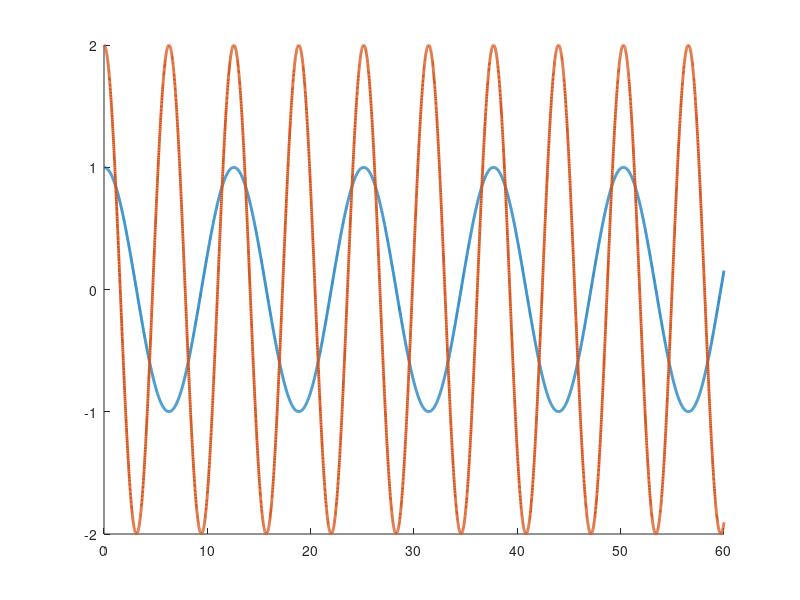

Recreate this plot in MATLAB. (Note: this script raises an error after producing the figure.)
function Rise
hold on

%Set up dynamics for sim
p1       = 3.473;
p2       = 0.196;
p3       = 0.242;
f1       = 5.3;
f2       = 1.1;

theta    = [p1;p2;p3;f1;f2];

% Stacked parameter vector

% Simulation final time
tf   = 60;

% Initial condition vector (X0 must be same size and "form" as X and XDot below)
% (i.e., in this sim, X0 = [e1_0;e2_0;r_0;thetahat_0])

% define e2_0
e2_0     = [3;2];

X0   = [4;10;e2_0;3;2;1;1;1;1;1];



% define uf initial value
uf   = [2;2];

% define ydf initial value
Ydf =  [1;1;1;1;1;1;1;1;1;1];

% define the intergration part in RISE 
Rise_intergrate_1 = [0;0];
Rise_intergrate_2 = [0;0];

X0   = [X0;uf;Ydf;Rise_intergrate_1;Rise_intergrate_2];



% Options for integration function
opts = odeset('RelTol',exp(-3),'AbsTol',exp(-3));

% Integrate (you can send the paramters theta to the dynamics as seen below)
[t,STATES] = ode45(@(t,X) composite_rise1(t,X,theta),[0 tf],X0,opts);

% Set up desired trajectory data for plots (enter desired trajectory for your simulation)
qd = [cos(0.5*t) 2*cos(t)]';

% Parse integrated states (STATES is the same "form" as X0)
% (i.e., in this sim, STATES = [e r thetahat] over all time);
e1  = STATES(:,1:2)';
e2  = STATES(:,3:4)';
r  = STATES(:,5:6)';
thetaHat = STATES(:,7:11)';
Rise_intergrate_1  = STATES(:,24:25)';


% Compute x from e and xd for plotting purposes
q  = -e1 + qd;


% Plot the actual vs desired trajectories
figure(1)
plot(t,qd,'-','LineWidth',2)
hold on
ax = gca;
ax.ColorOrderIndex = 1;
plot(t,q,':','LineWidth',2)
hold off

figure(2)
hold on
plot(t,e1,'-','LineWidth',2)


figure(3)
plot(t,repmat(theta,1,length(t)),':','LineWidth',2)
hold on
ax = gca;
ax.ColorOrderIndex = 1;
plot(t,thetaHat,'-','LineWidth',2)
hold off

index = 0;
global tau;
tau = [];
for i = t'
    index = index+1;
    qd       = [cos(0.5*i);2*cos(i)];
    qdDot    = [-0.5*sin(0.5*i); -2*sin(i)];
    qdDotDot = [-0.25*cos(0.5*i); -2*cos(i)];  
    cd2       = cos(qd(2));
    sd2       = sin(qd(2));
    yd11      = qdDotDot(1); 
    yd12      = qdDotDot(2); 
    yd13      = 2*cd2*qdDotDot(1)+cd2*qdDotDot(2)-sd2*qdDot(2)*qdDot(1)-sd2*(qdDot(1)+qdDot(2))*qdDot(2); %Enter the expression
    yd14      = qdDot(1); 
    yd15      = 0; 
    yd21      = 0; 
    yd22      = qdDotDot(1)+qdDotDot(2); 
    yd23      = cd2*qdDotDot(1)+sd2*qdDot(1)*qdDot(1); 
    yd24      = 0; 
    yd25      = qdDot(2); 
    Yd       = [yd11 yd12 yd13 yd14 yd15;yd21 yd22 yd23 yd24 yd25];
    K        = 5;
    u        = Yd*thetaHat(:,index) + (K+1)*e2(:,index) - (K+1)*e2_0 + Rise_intergrate_1(:,index);
    tau = horzcat(tau,u);
end

tausize = size(tau)
length_ = 1:tausize(2);
figure(4)
plot(length_,tau,'-','LineWidth',2)


figure(5)
plot(t,thetaHat-repmat(theta,1,length(t)),'-','LineWidth',2)



function [XDot] = composite_rise1(t,X,theta)

% Parse parameter vector
p1 = theta(1);
p2 = theta(2);
p3 = theta(3);
f1 = theta(4);
f2 = theta(5);

e2_0     = [3;2];

% Select gains for controller
K        = 15; 
K2       = 25;
a1       = 1; 
a2       = 3;
Beta     = 1;  
gamma = [10 0 0 0 0; ...
    0 1 0 0 0; ...
    0 0 1 0 0; ...
    0 0 0 10 0; ...
    0 0 0 0 1];   


% Desired trajectory and needed derivatives
qd       = [cos(0.5*t);2*cos(t)];
qdDot    = [-0.5*sin(0.5*t); -2*sin(t)];   %Enter the expression
qdDotDot = [-0.25*cos(0.5*t); -2*cos(t)];  %Enter the expression 
qdDotDotDot = [0.125*sin(0.5*t); 2*sin(t)];


% Parse current states (X is the same size and "form" as X0)
% (i.e., in this sim, X = [e;r;thetahat])
e1       = [X(1);X(2)];
e2       = [X(3);X(4)];
r        = [X(5);X(6)];
thetaHat = [X(7);X(8);X(9);X(10);X(11)];
uf       = [X(12);X(13)];
Ydf      = [X(14),X(15),X(16),X(17),X(18);X(19),X(20),X(21),X(22),X(23)];
Rise_intergrate_1 = [X(24);X(25)];
Rise_intergrate_2 = [X(26);X(27)];


% Compute current x and xDot for convenience
q        = -e1 + qd;
qDot     = -e2 + a1*e1 + qdDot;

% Compute cos(x2) and sin(x2) for convenience
c2       = cos(q(2));
s2       = sin(q(2));

% Compute current matrices for the dynamics 
% with interuption interruption Taud
M        = [p1 + 2*p3*c2 p2 + p3*c2;p2 + p3*c2 p2];
Vm       = [-p3*s2*qDot(2) -p3*s2*(qDot(1) + qDot(2));p3*s2*qDot(1) 0];
fd       = [f1 0;0 f2];

Taud     = [0.5*cos(0.5*t); sin(t)];

% Compute current regression matrix
cd2       = cos(qd(2));
sd2       = sin(qd(2));

yd11      = qdDotDot(1);
yd12      = qdDotDot(2); 
yd13      = 2*cd2*qdDotDot(1)+cd2*qdDotDot(2)-sd2*qdDot(2)*qdDot(1)-sd2*(qdDot(1)+qdDot(2))*qdDot(2); %Enter the expression
yd14      = qdDot(1); 
yd15      = 0; 
yd21      = 0; 
yd22      = qdDotDot(1)+qdDotDot(2);
yd23      = cd2*qdDotDot(1)+sd2*qdDot(1)*qdDot(1); 
yd24      = 0; 
yd25      = qdDot(2); 
Yd       = [yd11 yd12 yd13 yd14 yd15;yd21 yd22 yd23 yd24 yd25];

% Compute differential of regression matrix
ydDot11      = qdDotDotDot(1); 
ydDot12      = qdDotDotDot(2); 
ydDot13      = -2*sd2*qdDot(2)*qdDotDot(1)+2*cd2*qdDotDotDot(1) ...
    -sd2*qdDot(2)*qdDotDot(2) + cd2*qdDotDotDot(2) ...
    -cd2*qdDot(2)*qdDot(2)*qdDot(1) ...
    -sd2*qdDotDot(2)*qdDot(1)-sd2*qdDot(2)*qdDotDot(1) ...
    -cd2*qdDot(2)*(qdDot(1)+qdDot(2))*qdDot(2) ...
    -sd2*(qdDotDot(1)+qdDotDot(2))*qdDot(2) ...
    -sd2*(qdDot(1)+qdDot(2))*qdDotDot(2);
ydDot14      = qdDotDot(1);
ydDot15      = 0; 
ydDot21      = 0; 
ydDot22      = qdDotDotDot(1)+qdDotDotDot(2); 
ydDot23      = -sd2*qdDot(2)*qdDotDot(1) ...
    + cd2*qdDotDotDot(1) ...
    + cd2*qdDot(2)*qdDot(1)*qdDot(1) ...
    + 2*sd2*qdDotDot(1)*qdDot(1);
ydDot24      = 0; 
ydDot25      = qdDotDot(2); 
YdDot       = [ydDot11 ydDot12 ydDot13 ydDot14 ydDot15;ydDot21 ydDot22 ydDot23 ydDot24 ydDot25];


% Design RISE term
Rise_intergrate_1_Dot = (K+1)*a2*e2 + Beta*sign(e2);
miu1 = (K+1)*e2 - (K+1)*e2_0 + Rise_intergrate_1;

% Design input u
u = Yd*thetaHat + miu1;
e1Dot = e2 - a1*e1;
e2Dot = a1*e1Dot - M\(-Vm * qDot -fd*qDot + u - Taud) + qdDotDot;

% In this problem, we don't use rDot, but we suppose we can get 
% thetahatdot, and intergration of r can be approached with e2,
% and e2 is known. So in this case, we just use r for simplicty.
rDot = [0;0];  
r = e2Dot + a2*e2;

%% Design thetaHatDot

Ydf_dot = Beta*Yd -Beta*Ydf;
uf_dot = Beta*u - Beta*uf;

ufhat = Ydf*thetaHat + Rise_intergrate_2;
E = uf - ufhat;
thetaHatDot = gamma*YdDot'*r + gamma*Ydf_dot'*E;
Rise_intergrate_2_Dot = K2*E + Beta*sign(E);

t

%%
Ydf_dot = reshape(Ydf_dot',[10,1]);
XDot        = [e1Dot;e2Dot;rDot;thetaHatDot;uf_dot;Ydf_dot; ...
    Rise_intergrate_1_Dot;Rise_intergrate_2_Dot];
